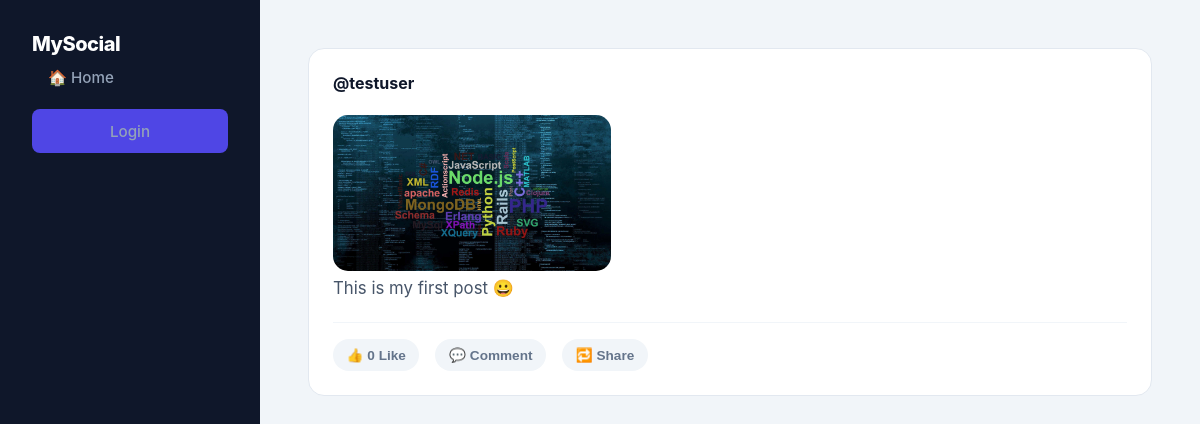
The app's page /post/4/ with its own data.
### pages/models.py (models this page shows, shortened)
class Post(models.Model):
    user = models.ForeignKey(User, on_delete=models.CASCADE)
    content = models.TextField()
    image = models.ImageField(upload_to="post_images/", blank=True, null=True)
    created_at = models.DateTimeField(auto_now_add=True)
    count = models.PositiveIntegerField(default=0)

### accounts/models.py (models this page shows)
class CustomUser(AbstractUser):
    first_name = models.CharField(max_length=255)
    last_name = models.CharField(max_length=255)
    country = models.CharField(max_length=100)
    phone_number = models.CharField(max_length=15)

### pages/views.py (the view)
# urls.py: path("post/<int:pk>/", PostPageView.as_view(), name="post"),
class PostPageView(TemplateView):
    template_name = "pages/post.html"
    def get_context_data(self, **kwargs):
        context = super().get_context_data(**kwargs)
        post_id = self.kwargs.get('pk')
        context['post'] = get_object_or_404(Post, pk=post_id)
        return context

### templates/pages/post.html (shortened to what this page needs)
{% extends "base.html" %}
{% block content %}
<div class="post-card" id="post-{{ post.pk }}">
  <div class="post-header">@{{ post.user.username }}</div>
  {% if post.image %}
  <div class="post-image">
    <img
      src="{{ post.image.url }}"
      alt="Post Image"
      style="max-width: 35%; border-radius: 15px; margin-top: 10px"
    />
  </div>
  {% endif %}
  <div class="post-content">{{ post.content }}</div>
  <div class="post-actions">
    <button onclick="handleLike(this)">
      <span class="icon">👍</span>
      <span class="count">0</span> Like
    </button>
    <button onclick="toggleCommentSection('{{ post.pk }}')">💬 Comment</button>
    <button onclick="handleShare('{{ post.pk }}')">🔁 Share</button>
  </div>
</div>
{% endblock content %}

### templates/base.html (style rules this page uses)
:root { --primary: #6366f1; --primary-hover: #4f46e5; --bg-body: #f8fafc; --bg-sidebar: #0f172a; --text-main: #1e293b; --text-muted: #64748b; --white: #ffffff; }
* { box-sizing: border-box; }
body { margin: 0; font-family: "Inter", system-ui, -apple-system, sans-serif; background-color: var(--bg-body); color: var(--text-main); }
:root { --primary: #6366f1; --primary-hover: #4f46e5; --bg-body: #f1f5f9; --text-dark: #0f172a; --text-muted: #64748b; --white: #ffffff; --radius: 16px; --shadow: 0 4px 6px -1px rgba(0, 0, 0, 0.1), 0 2px 4px -1px rgba(0, 0, 0, 0.06); }
.post-card { background: var(--white); padding: 1.5rem; border-radius: var(--radius); border: 1px solid #e2e8f0; transition: transform 0.2s ease; }
.post-header { font-weight: 700; color: var(--text-dark); margin-bottom: 0.75rem; font-size: 1rem; }
.post-content { color: #475569; line-height: 1.6; margin-bottom: 1.25rem; }
.post-actions { display: flex; gap: 0.75rem; border-top: 1px solid #f1f5f9; padding-top: 1rem; }
.post-actions button { background: #f8fafc; border: 1px solid #e2e8f0; padding: 0.5rem 1rem; border-radius: 8px; color: var(--text-muted); font-weight: 600; font-size: 0.85rem; cursor: pointer; transition: all 0.2s; }

### templates/pages/post.html (style rules this page uses)
.post-card { background: var(--white); padding: 1.5rem; border-radius: 16px; border: 1px solid #e2e8f0; }
.post-header { font-weight: 700; margin-bottom: 0.75rem; }
.post-content { font-size: 1.05rem; margin-bottom: 1.25rem; }
.post-actions { display: flex; gap: 1rem; border-top: 1px solid #f1f5f9; padding-top: 1rem; }
.post-actions button { background: #f1f5f9; border: none; padding: 0.5rem 0.85rem; border-radius: 20px; font-weight: 600; cursor: pointer; }

### records on screen
Post: user.username "testuser", image (picture), content "This is my first post 😀"
